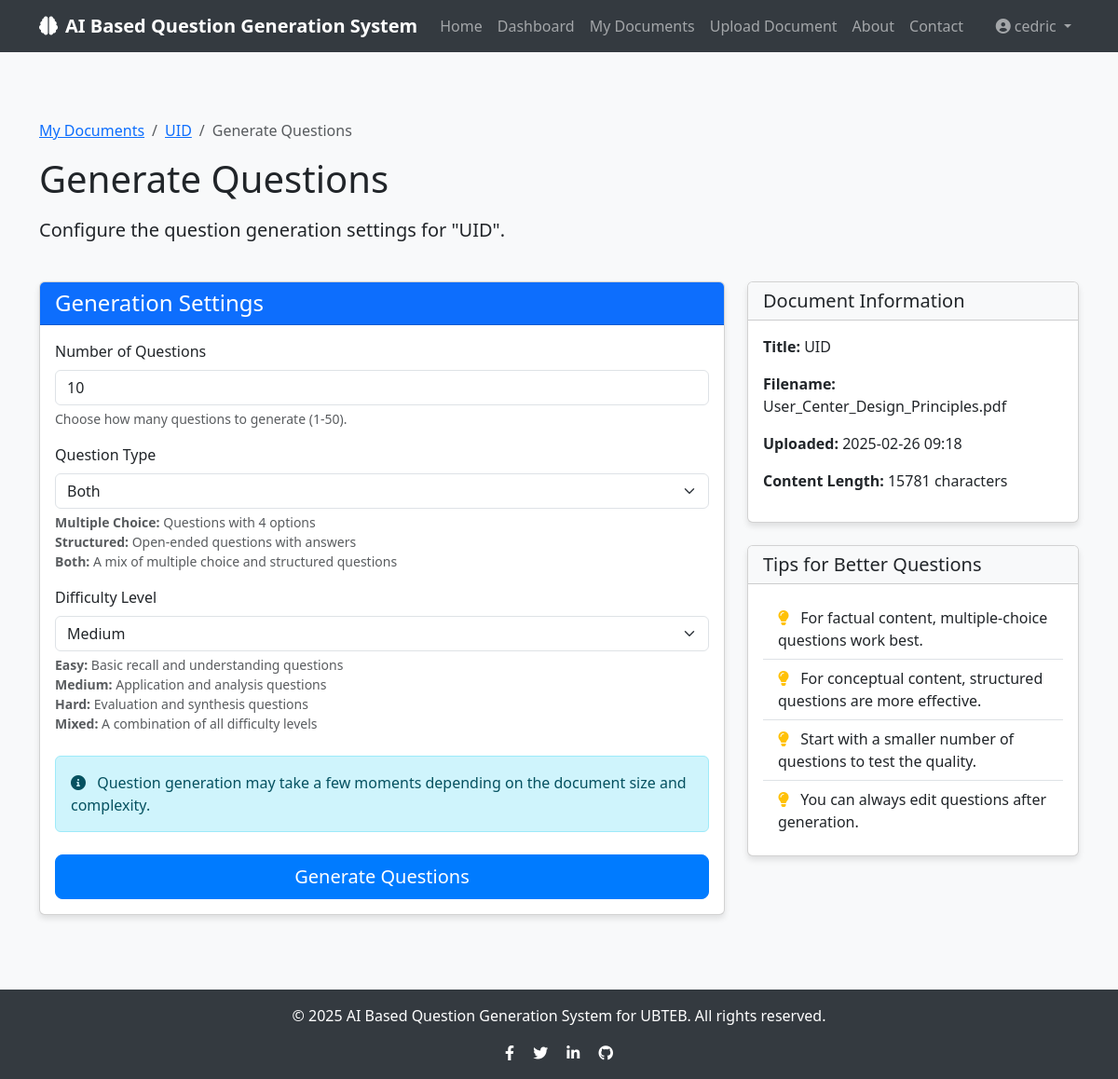
Before: /documents/1/generate (signed in) with the older database file.
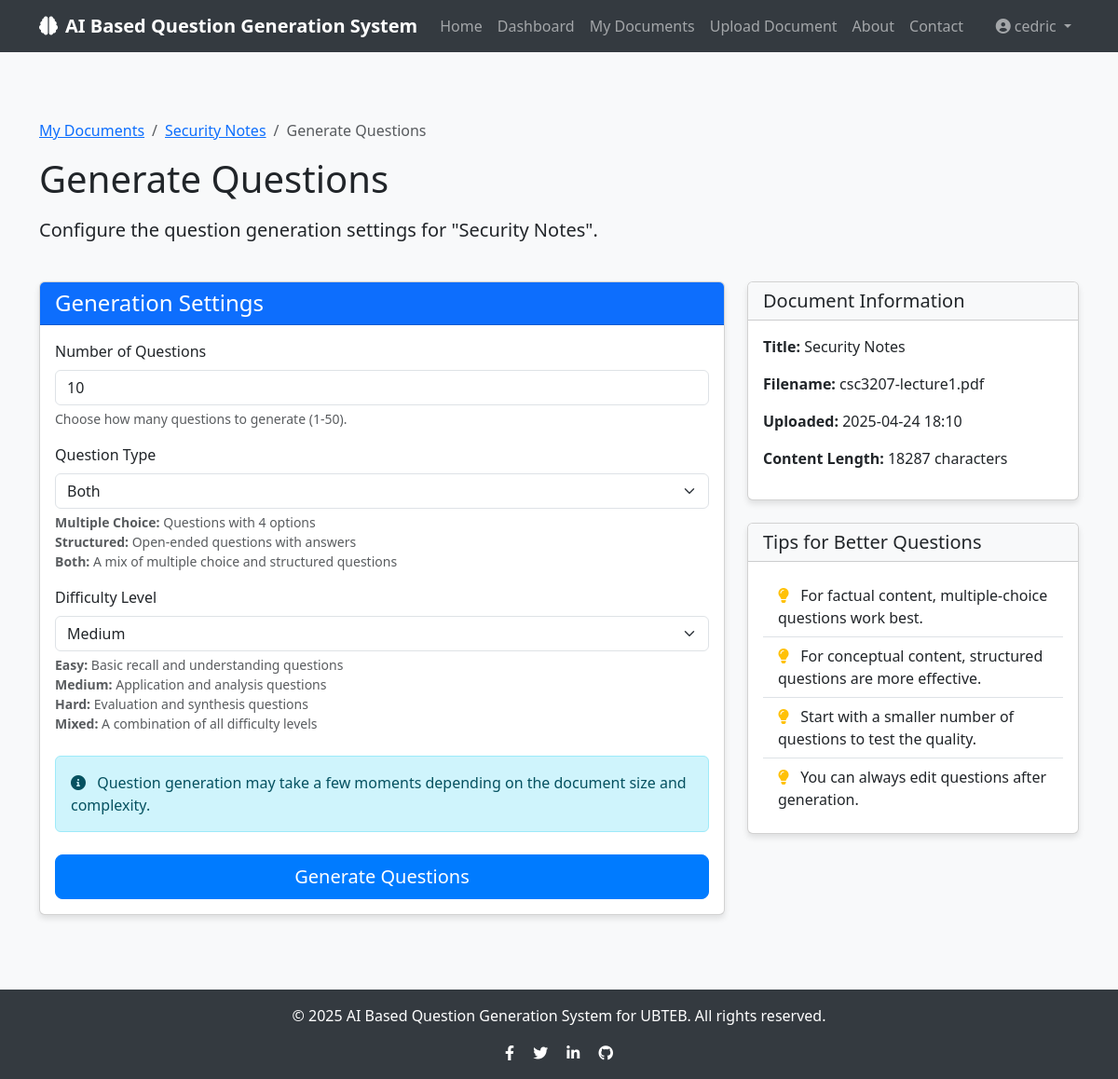
After: the same page with the newer database file.
### app/models/document.py (models this page shows, shortened)
class Document(db.Model):
    id = db.Column(db.Integer, primary_key=True)
    title = db.Column(db.String(100), nullable=False)
    filename = db.Column(db.String(100), nullable=False)
    file_path = db.Column(db.String(255), nullable=False)
    content = db.Column(db.Text, nullable=False)
    created_at = db.Column(db.DateTime, default=datetime.utcnow)
    user_id = db.Column(db.Integer, db.ForeignKey('user.id'), nullable=False)
    questions = db.relationship('Question', backref='document', lazy=True, cascade="all, delete-orphan")

### app/routes/questions.py (the view, shortened to what this page needs)
@questions.route('/documents/<int:document_id>/generate', methods=['GET', 'POST'])
@login_required
def generate_questions_form(document_id):
    document = Document.query.get_or_404(document_id)
    if document.user_id != current_user.id:
        flash('You do not have permission to generate questions for this document.', 'danger')
        return redirect(url_for('questions.list_documents'))
    form = QuestionGenerationForm()
    return render_template('questions/generate.html', form=form, document=document)

### app/forms/document_forms.py
class QuestionGenerationForm(FlaskForm):
    num_questions = IntegerField('Number of Questions', validators=[
        DataRequired(),
        NumberRange(min=1, max=50, message='Please enter a number between 1 and 50')
    ], default=10)
    question_type = SelectField('Question Type', validators=[
        DataRequired()
    ], choices=[
        ('multiple_choice', 'Multiple Choice'),
        ('structured', 'Structured'),
        ('both', 'Both')
    ], default='both')
    difficulty = SelectField('Difficulty Level', validators=[
        DataRequired()
    ], choices=[
        ('easy', 'Easy'),
        ('medium', 'Medium'),
        ('hard', 'Hard'),
        ('mixed', 'Mixed')
    ], default='medium')
    submit = SubmitField('Generate Questions')

### app/models/user.py (called while the page is built)
@login_manager.user_loader
def load_user(user_id):
    return User.query.get(int(user_id))

### app/templates/questions/generate.html (shortened to what the changed rows need)
{% extends "base.html" %}
{% block content %}
<div class="container py-5">
    <div class="row mb-4">
        <div class="col-md-12">
            <nav aria-label="breadcrumb">
                <ol class="breadcrumb">
                    <li class="breadcrumb-item"><a href="{{ url_for('questions.view_document', document_id=document.id) }}">{{ document.title }}</a></li>
                </ol>
            </nav>
            <h1 class="mb-3">Generate Questions</h1>
            <p class="lead">Configure the question generation settings for "{{ document.title }}".</p>
        </div>
    </div>
    <div class="row">
        <div class="col-md-4">
            <div class="card mb-4">
                <div class="card-body">
                    <p><strong>Title:</strong> {{ document.title }}</p>
                    <p><strong>Filename:</strong> {{ document.filename }}</p>
                    <p><strong>Uploaded:</strong> {{ document.created_at.strftime('%Y-%m-%d %H:%M') }}</p>
                    <p><strong>Content Length:</strong> {{ document.content|length }} characters</p>
                </div>
            </div>
        </div>
    </div>
</div>
{% endblock %}

Changed rows visible on the page:
changed Document: title "UID" → "Security Notes"; filename "User_Center_Design_Principles.pdf" → "csc3207-lecture1.pdf"; created_at "2025-02-26 09:18" → "2025-04-24 18:10"
Other visible differences:
{{ document.content|length }}: "15781" → "18287"
